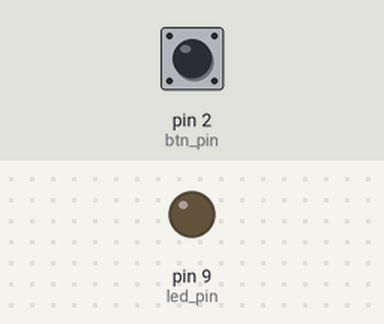
This sketch was run on a simulated Arduino Uno, built with avr-gcc and run on an emulated ATmega328P. On the bench: output pins drawn as LEDs (lit = HIGH). The test bench sets the inputs (shaded band); at power-on: pin 2 (btn_pin) HIGH.

Above: at 1.2 s.
1.3 s: pin 2 (btn_pin) pulled LOW for 0.15 s
At 1.37 s:
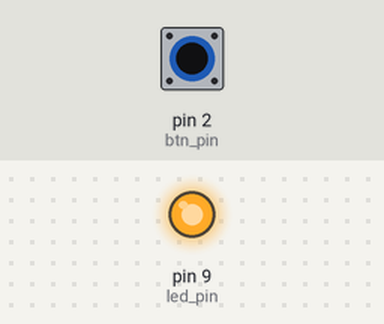
2.9 s: pin 2 (btn_pin) pulled LOW for 3.2 s
At 7.2 s:
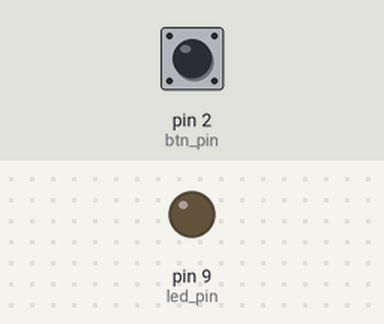
Timing chart, 0 to 8.7 s (numbered marks = the images above; inputs shaded):
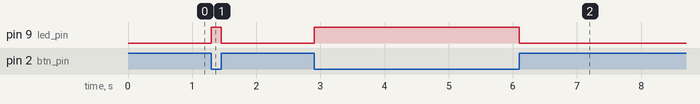

Measured:
- after the input at 1.3 s, pin 9 (led_pin): LOW → HIGH at once, → LOW 0.15 s later
- after the input at 2.9 s, pin 9 (led_pin): LOW → HIGH at once, → LOW 3.2 s later

The sketch:

button.ino
```cpp
/***

回路:
  D9 --- R220 --- LED --- GND
  D2 --- BTN --- GND

プルアップ抵抗:
  ボタンを押していない時:
    5V --- 内部プルアップ抵抗 --- D2 -x- BTN
    BTN は導通しておらず、D2 は 5V に引っ張られるため HIGH に

  ボタンを押している時:
    5V --- 内部プルアップ抵抗 --- D2 --- BTN --- GND
    BTN が導通し、D2 は GND に繋がるため LOW に

***/

const int led_pin = 9;
const int btn_pin = 2;

void setup() {
  pinMode(led_pin, OUTPUT);
  pinMode(btn_pin, INPUT_PULLUP);
}

void loop() {
  // ボタンが押されているか否か (true = 押されている, false = 押されていない)
  bool pressed = digitalRead(btn_pin) == LOW;
  if (pressed) { // 押されている場合
    analogWrite(led_pin, 255);
  } else { // 押されていない場合
    analogWrite(led_pin, 0);
  }
  delay(2);
}
```
